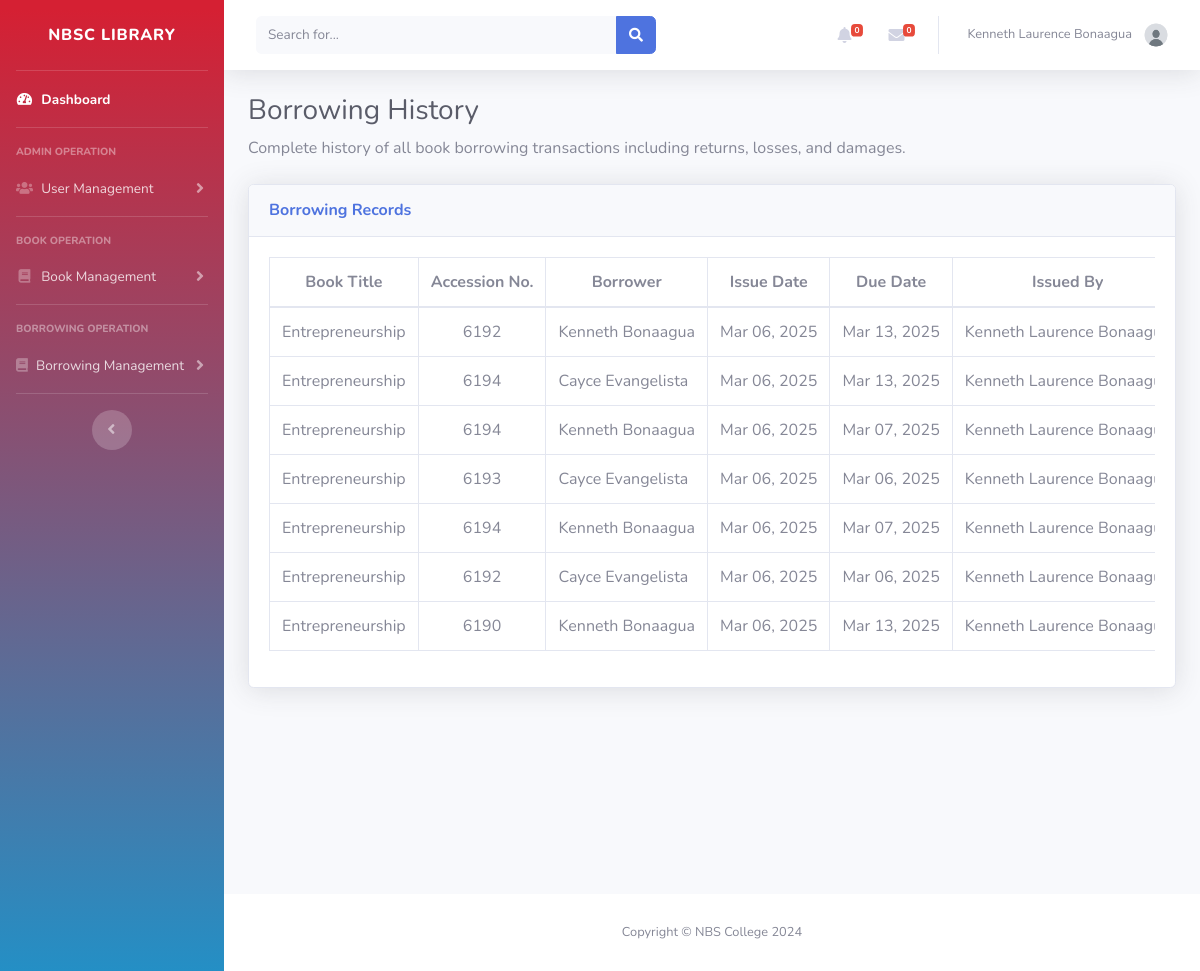
Page /Admin/borrowing_history.php (signed in) on the committed database.
### tables this page shows
CREATE TABLE `borrowings` (
  `id` int(225) NOT NULL,
  `user_id` int(225) DEFAULT NULL,
  `book_id` int(225) DEFAULT NULL,
  `status` varchar(100) DEFAULT NULL,
  `issue_date` date DEFAULT NULL,
  `issued_by` int(11) DEFAULT NULL,
  `due_date` date DEFAULT NULL,
  `return_date` date DEFAULT NULL,
  `recieved_by` int(11) DEFAULT NULL,
  `report_date` date DEFAULT NULL,
  `replacement_date` date DEFAULT NULL
);

CREATE TABLE `books` (
  `id` int(11) NOT NULL,
  `accession` int(11) NOT NULL,
  `title` varchar(100) DEFAULT NULL,
  `preferred_title` varchar(100) DEFAULT NULL,
  `parallel_title` varchar(100) DEFAULT NULL,
  `subject_category` varchar(100) DEFAULT NULL,
  `subject_detail` varchar(9999) DEFAULT NULL,
  `summary` varchar(1000) DEFAULT NULL,
  `contents` varchar(1000) DEFAULT NULL,
  `front_image` varchar(100) DEFAULT NULL,
  `back_image` varchar(100) DEFAULT NULL,
  `dimension` varchar(100) DEFAULT NULL,
  `series` varchar(100) DEFAULT NULL,
  `volume` varchar(100) DEFAULT NULL,
  `edition` varchar(100) DEFAULT NULL,
  `copy_number` int(225) DEFAULT NULL,
  `total_pages` varchar(100) DEFAULT NULL,
  `supplementary_contents` varchar(100) DEFAULT NULL,
  `ISBN` varchar(100) DEFAULT NULL,
  `content_type` varchar(100) DEFAULT NULL,
  `media_type` varchar(100) DEFAULT NULL,
  `carrier_type` varchar(100) DEFAULT NULL,
  `call_number` varchar(100) DEFAULT NULL,
  `URL` varchar(225) DEFAULT NULL,
  `language` varchar(100) DEFAULT NULL,
  `shelf_location` varchar(100) DEFAULT NULL,
  `entered_by` int(225) DEFAULT NULL,
  `date_added` date DEFAULT NULL,
  `status` varchar(100) DEFAULT NULL,
  `updated_by` int(11) DEFAULT NULL,
  `last_update` date DEFAULT NULL
);

### Admin/borrowing_history.php (the view, shortened to what this page needs)
<?php
include('inc/header.php');
include('../db.php');
$query = "SELECT
            b.id as borrow_id,
            b.issue_date,
            b.due_date,
            b.return_date,
            b.report_date,
            b.replacement_date,
            b.status,
            bk.title as book_title,
            bk.accession,
            CONCAT(u.firstname, ' ', u.lastname) as borrower_name,
            CONCAT(a1.firstname, ' ', a1.lastname) as issued_by_name,
            CONCAT(a2.firstname, ' ', a2.lastname) as recieved_by_name
          FROM borrowings b
          JOIN books bk ON b.book_id = bk.id
          JOIN users u ON b.user_id = u.id
          LEFT JOIN admins a1 ON b.issued_by = a1.id
          LEFT JOIN admins a2 ON b.recieved_by = a2.id
          WHERE b.status != 'Active' AND b.status != 'Over Due'
          ORDER BY b.issue_date DESC";
$result = $conn->query($query);
?>
<div id="content" class="d-flex flex-column min-vh-100">
    <div class="container-fluid px-4">
        <h1 class="h3 mb-2 text-gray-800">Borrowing History</h1>
        <p class="mb-4">Complete history of all book borrowing transactions including returns, losses, and damages.</p>
        <div class="card shadow mb-4">
            <div class="card-header py-3">
                <h6 class="m-0 font-weight-bold text-primary">Borrowing Records</h6>
            </div>
            <div class="card-body">
                <div class="table-responsive">
                    <table class="table table-bordered" id="dataTable" width="100%" cellspacing="0">
                        <thead>
                            <tr>
                                <th class="text-center">Book Title</th>
                                <th class="text-center">Accession No.</th>
                                <th class="text-center">Borrower</th>
                                <th class="text-center">Issue Date</th>
                                <th class="text-center">Due Date</th>
                                <th class="text-center">Issued By</th>
                            </tr>
                        </thead>
                        <tbody>
                            <?php while($row = $result->fetch_assoc()): ?>
                            <tr>
                                <td><?php echo htmlspecialchars($row['book_title']); ?></td>
                                <td class="text-center"><?php echo htmlspecialchars($row['accession']); ?></td>
                                <td><?php echo htmlspecialchars($row['borrower_name']); ?></td>
                                <td class="text-center"><?php echo date('M d, Y', strtotime($row['issue_date'])); ?></td>
                                <td class="text-center"><?php echo date('M d, Y', strtotime($row['due_date'])); ?></td>
                                <td class="text-center"><?php echo $row['issued_by_name']; ?></td>
                            </tr>
                            <?php endwhile; ?>
                        </tbody>
                    </table>
                </div>
            </div>
        </div>
    </div>
</div>
<?php include('inc/footer.php'); ?>

### Admin/borrowing_history.php (style rules this page uses)
.table-responsive { overflow-x: auto; }
.table td, .table th { white-space: nowrap; }

### rows in the picture
borrowings: book.title "Entrepreneurship", book.accession "6192", borrower_name "Kenneth Bonaagua", issue_date "Mar 06, 2025", due_date "Mar 13, 2025", issued_by_name "Kenneth Laurence…"
borrowings: book.title "Entrepreneurship", book.accession "6194", borrower_name "Cayce Evangelista", issue_date "Mar 06, 2025", due_date "Mar 13, 2025", issued_by_name "Kenneth Laurence…"
borrowings: book.title "Entrepreneurship", book.accession "6194", borrower_name "Kenneth Bonaagua", issue_date "Mar 06, 2025", due_date "Mar 07, 2025", issued_by_name "Kenneth Laurence…"
borrowings: book.title "Entrepreneurship", book.accession "6193", borrower_name "Cayce Evangelista", issue_date "Mar 06, 2025", due_date "Mar 06, 2025", issued_by_name "Kenneth Laurence…"
borrowings: book.title "Entrepreneurship", book.accession "6194", borrower_name "Kenneth Bonaagua", issue_date "Mar 06, 2025", due_date "Mar 07, 2025", issued_by_name "Kenneth Laurence…"
borrowings: book.title "Entrepreneurship", book.accession "6192", borrower_name "Cayce Evangelista", issue_date "Mar 06, 2025", due_date "Mar 06, 2025", issued_by_name "Kenneth Laurence…"
borrowings: book.title "Entrepreneurship", book.accession "6190", borrower_name "Kenneth Bonaagua", issue_date "Mar 06, 2025", due_date "Mar 13, 2025", issued_by_name "Kenneth Laurence…"

### other values in the picture
$_SESSION['admin_firstname'] "Kenneth Laurence"
$_SESSION['admin_lastname'] "Bonaagua"
